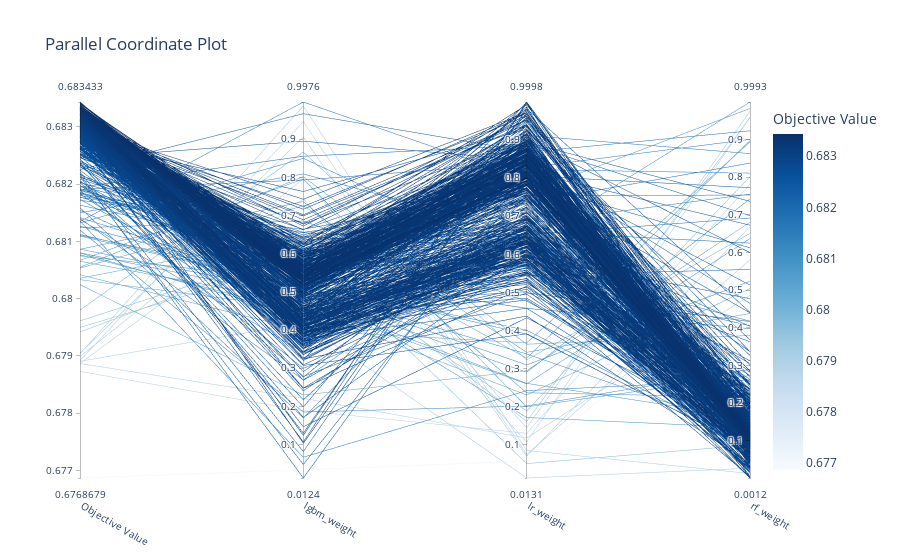

Notebook code for this chart:
### Code cell
# Space search visualisation
optuna.visualization.plot_parallel_coordinate(study)

### Figure 1 — Plotly figure (JSON) as saved in the notebook; plotly's stock layout.template omitted (floating-point values rounded to 4 significant figures; data arrays with more than 128 entries replaced by an {"elided": "..."} marker saying what was removed)
{"data": [{"dimensions": [{"label": "Objective Value", "range": [0.6769, 0.6834], "values": {"elided": "600 float values"}}, {"label": "lgbm_weight", "range": [0.01243, 0.9976], "values": {"elided": "600 float values"}}, {"label": "lr_weight", "range": [0.01307, 0.9998], "values": {"elided": "600 float values"}}, {"label": "rf_weight", "range": [0.001242, 0.9993], "values": {"elided": "600 float values"}}], "labelangle": 30, "labelside": "bottom", "line": {"color": {"elided": "600 float values"}, "colorbar": {"title": {"text": "Objective Value"}}, "colorscale": [[0, "rgb(247,251,255)"], [0.125, "rgb(222,235,247)"], [0.25, "rgb(198,219,239)"], [0.375, "rgb(158,202,225)"], [0.5, "rgb(107,174,214)"], [0.625, "rgb(66,146,198)"], [0.75, "rgb(33,113,181)"], [0.875, "rgb(8,81,156)"], [1, "rgb(8,48,107)"]], "reversescale": false, "showscale": true}, "type": "parcoords"}], "layout": {"title": {"text": "Parallel Coordinate Plot"}}}
